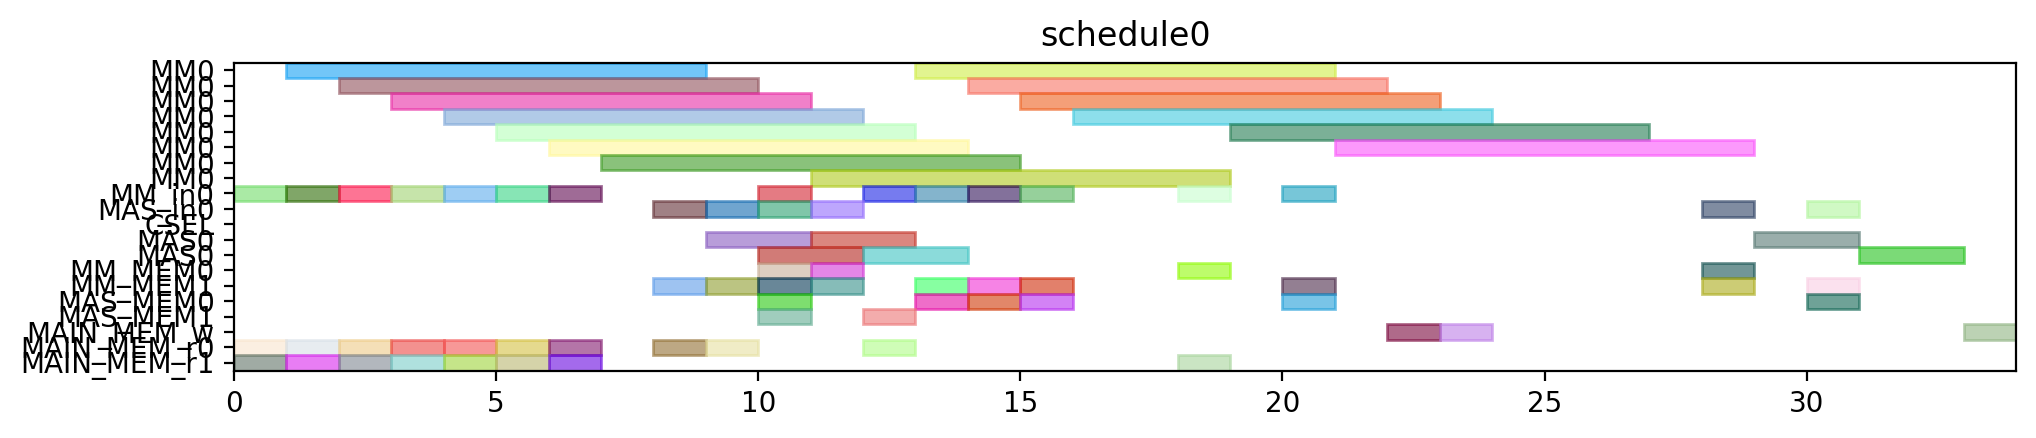

This figure's Python source:
from pyschedule import Scenario, solvers, plotters, alt


def solve():
	horizon = 120
	S = Scenario("schedule0", horizon=horizon)

	# resource
	MM = S.Resources('MM', num=1, size=8)
	MM_in = S.Resources('MM_in', num=1)
	MAS_in = S.Resources('MAS_in', num=1)
	CSEL = S.Resource('CSEL')
	MAS = S.Resources('MAS', num=1, size=2, periods=range(1, horizon))
	MM_MEM = S.Resources('MM_MEM', num=2)
	MAS_MEM = S.Resources('MAS_MEM', num=2)
	MAIN_MEM_w = S.Resource('MAIN_MEM_w', size=1)
	MAIN_MEM_r = S.Resources('MAIN_MEM_r', num=2)

	# result of previous scheduling

	# new tasks
	r1 = S.Task('r1', length=8, delay_cost=1)
	r1 += alt(MM)
	r1_in = S.Task('r1_in', length=1, delay_cost=1)
	r1_in += alt(MM_in)
	S += r1_in*MM_in[0]<=r1*MM[0]
	r1_mem0 = S.Task('r1_mem0', length=1, delay_cost=1)
	r1_mem0 += MAIN_MEM_r[0]
	S += r1_mem0 <= r1

	r1_mem1 = S.Task('r1_mem1', length=1, delay_cost=1)
	r1_mem1 += MAIN_MEM_r[1]
	S += r1_mem1 <= r1

	r3 = S.Task('r3', length=8, delay_cost=1)
	r3 += alt(MM)
	r3_in = S.Task('r3_in', length=1, delay_cost=1)
	r3_in += alt(MM_in)
	S += r3_in*MM_in[0]<=r3*MM[0]
	r3_mem0 = S.Task('r3_mem0', length=1, delay_cost=1)
	r3_mem0 += MAIN_MEM_r[0]
	S += r3_mem0 <= r3

	r3_mem1 = S.Task('r3_mem1', length=1, delay_cost=1)
	r3_mem1 += MAIN_MEM_r[1]
	S += r3_mem1 <= r3

	r4 = S.Task('r4', length=8, delay_cost=1)
	r4 += alt(MM)
	r4_in = S.Task('r4_in', length=1, delay_cost=1)
	r4_in += alt(MM_in)
	S += r4_in*MM_in[0]<=r4*MM[0]
	r4_mem0 = S.Task('r4_mem0', length=1, delay_cost=1)
	r4_mem0 += MAIN_MEM_r[0]
	S += r4_mem0 <= r4

	r4_mem1 = S.Task('r4_mem1', length=1, delay_cost=1)
	r4_mem1 += MAIN_MEM_r[1]
	S += r4_mem1 <= r4

	r5 = S.Task('r5', length=8, delay_cost=1)
	r5 += alt(MM)
	r5_in = S.Task('r5_in', length=1, delay_cost=1)
	r5_in += alt(MM_in)
	S += r5_in*MM_in[0]<=r5*MM[0]
	r5_mem0 = S.Task('r5_mem0', length=1, delay_cost=1)
	r5_mem0 += MAIN_MEM_r[0]
	S += r5_mem0 <= r5

	r5_mem1 = S.Task('r5_mem1', length=1, delay_cost=1)
	r5_mem1 += MAIN_MEM_r[1]
	S += r5_mem1 <= r5

	r6 = S.Task('r6', length=8, delay_cost=1)
	r6 += alt(MM)
	r6_in = S.Task('r6_in', length=1, delay_cost=1)
	r6_in += alt(MM_in)
	S += r6_in*MM_in[0]<=r6*MM[0]
	r6_mem0 = S.Task('r6_mem0', length=1, delay_cost=1)
	r6_mem0 += MAIN_MEM_r[0]
	S += r6_mem0 <= r6

	r6_mem1 = S.Task('r6_mem1', length=1, delay_cost=1)
	r6_mem1 += MAIN_MEM_r[1]
	S += r6_mem1 <= r6

	r12 = S.Task('r12', length=8, delay_cost=1)
	r12 += alt(MM)
	r12_in = S.Task('r12_in', length=1, delay_cost=1)
	r12_in += alt(MM_in)
	S += r12_in*MM_in[0]<=r12*MM[0]
	r12_mem0 = S.Task('r12_mem0', length=1, delay_cost=1)
	r12_mem0 += MAIN_MEM_r[0]
	S += r12_mem0 <= r12

	r12_mem1 = S.Task('r12_mem1', length=1, delay_cost=1)
	r12_mem1 += MAIN_MEM_r[1]
	S += r12_mem1 <= r12

	r13 = S.Task('r13', length=8, delay_cost=1)
	r13 += alt(MM)
	r13_in = S.Task('r13_in', length=1, delay_cost=1)
	r13_in += alt(MM_in)
	S += r13_in*MM_in[0]<=r13*MM[0]
	r13_mem0 = S.Task('r13_mem0', length=1, delay_cost=1)
	r13_mem0 += MAIN_MEM_r[0]
	S += r13_mem0 <= r13

	r13_mem1 = S.Task('r13_mem1', length=1, delay_cost=1)
	r13_mem1 += MAIN_MEM_r[1]
	S += r13_mem1 <= r13

	r2 = S.Task('r2', length=2, delay_cost=1)
	r2 += alt(MAS)
	r2_in = S.Task('r2_in', length=1, delay_cost=1)
	r2_in += alt(MAS_in)
	S += r2_in*MAS_in[0]<=r2*MAS[0]

	r2_mem0 = S.Task('r2_mem0', length=1, delay_cost=1)
	r2_mem0 += alt(MM_MEM)
	S += (r1*MM[0])-1 < r2_mem0*MM_MEM[0]
	S += r2_mem0 <= r2

	r2_mem1 = S.Task('r2_mem1', length=1, delay_cost=1)
	r2_mem1 += alt(MM_MEM)
	S += (r1*MM[0])-1 < r2_mem1*MM_MEM[1]
	S += r2_mem1 <= r2

	r7 = S.Task('r7', length=2, delay_cost=1)
	r7 += alt(MAS)
	r7_in = S.Task('r7_in', length=1, delay_cost=1)
	r7_in += alt(MAS_in)
	S += r7_in*MAS_in[0]<=r7*MAS[0]

	r7_mem0 = S.Task('r7_mem0', length=1, delay_cost=1)
	r7_mem0 += alt(MM_MEM)
	S += (r5*MM[0])-1 < r7_mem0*MM_MEM[0]
	S += r7_mem0 <= r7

	r7_mem1 = S.Task('r7_mem1', length=1, delay_cost=1)
	r7_mem1 += alt(MM_MEM)
	S += (r6*MM[0])-1 < r7_mem1*MM_MEM[1]
	S += r7_mem1 <= r7

	r8 = S.Task('r8', length=2, delay_cost=1)
	r8 += alt(MAS)
	r8_in = S.Task('r8_in', length=1, delay_cost=1)
	r8_in += alt(MAS_in)
	S += r8_in*MAS_in[0]<=r8*MAS[0]

	r8_mem0 = S.Task('r8_mem0', length=1, delay_cost=1)
	r8_mem0 += MAIN_MEM_r[0]
	S += r8_mem0 <= r8

	r8_mem1 = S.Task('r8_mem1', length=1, delay_cost=1)
	r8_mem1 += alt(MM_MEM)
	S += (r4*MM[0])-1 < r8_mem1*MM_MEM[1]
	S += r8_mem1 <= r8

	r10 = S.Task('r10', length=2, delay_cost=1)
	r10 += alt(MAS)
	r10_in = S.Task('r10_in', length=1, delay_cost=1)
	r10_in += alt(MAS_in)
	S += r10_in*MAS_in[0]<=r10*MAS[0]

	r10_mem0 = S.Task('r10_mem0', length=1, delay_cost=1)
	r10_mem0 += MAIN_MEM_r[0]
	S += r10_mem0 <= r10

	r10_mem1 = S.Task('r10_mem1', length=1, delay_cost=1)
	r10_mem1 += alt(MM_MEM)
	S += (r4*MM[0])-1 < r10_mem1*MM_MEM[1]
	S += r10_mem1 <= r10

	r9 = S.Task('r9', length=8, delay_cost=1)
	r9 += alt(MM)
	r9_in = S.Task('r9_in', length=1, delay_cost=1)
	r9_in += alt(MM_in)
	S += r9_in*MM_in[0]<=r9*MM[0]
	r9_mem0 = S.Task('r9_mem0', length=1, delay_cost=1)
	r9_mem0 += MAIN_MEM_r[0]
	S += r9_mem0 <= r9

	r9_mem1 = S.Task('r9_mem1', length=1, delay_cost=1)
	r9_mem1 += alt(MAS_MEM)
	S += (r7*MAS[0])-1 < r9_mem1*MAS_MEM[1]
	S += r9_mem1 <= r9

	r11 = S.Task('r11', length=8, delay_cost=1)
	r11 += alt(MM)
	r11_in = S.Task('r11_in', length=1, delay_cost=1)
	r11_in += alt(MM_in)
	S += r11_in*MM_in[0]<=r11*MM[0]
	r11_mem0 = S.Task('r11_mem0', length=1, delay_cost=1)
	r11_mem0 += alt(MAS_MEM)
	S += (r10*MAS[0])-1 < r11_mem0*MAS_MEM[0]
	S += r11_mem0 <= r11

	r11_mem1 = S.Task('r11_mem1', length=1, delay_cost=1)
	r11_mem1 += alt(MAS_MEM)
	S += (r10*MAS[0])-1 < r11_mem1*MAS_MEM[1]
	S += r11_mem1 <= r11

	PX_new = S.Task('PX_new', length=8, delay_cost=1)
	PX_new += alt(MM)
	PX_new_in = S.Task('PX_new_in', length=1, delay_cost=1)
	PX_new_in += alt(MM_in)
	S += PX_new_in*MM_in[0]<=PX_new*MM[0]
	S += 0<PX_new

	PX_new_w = S.Task('PX_new_w', length=1, delay_cost=1)
	PX_new_w += alt(MAIN_MEM_w)
	S += PX_new <= PX_new_w

	PX_new_mem0 = S.Task('PX_new_mem0', length=1, delay_cost=1)
	PX_new_mem0 += alt(MAS_MEM)
	S += (r2*MAS[0])-1 < PX_new_mem0*MAS_MEM[0]
	S += PX_new_mem0 <= PX_new

	PX_new_mem1 = S.Task('PX_new_mem1', length=1, delay_cost=1)
	PX_new_mem1 += alt(MM_MEM)
	S += (r12*MM[0])-1 < PX_new_mem1*MM_MEM[1]
	S += PX_new_mem1 <= PX_new

	r14 = S.Task('r14', length=8, delay_cost=1)
	r14 += alt(MM)
	r14_in = S.Task('r14_in', length=1, delay_cost=1)
	r14_in += alt(MM_in)
	S += r14_in*MM_in[0]<=r14*MM[0]
	r14_mem0 = S.Task('r14_mem0', length=1, delay_cost=1)
	r14_mem0 += alt(MAS_MEM)
	S += (r2*MAS[0])-1 < r14_mem0*MAS_MEM[0]
	S += r14_mem0 <= r14

	r14_mem1 = S.Task('r14_mem1', length=1, delay_cost=1)
	r14_mem1 += alt(MM_MEM)
	S += (r3*MM[0])-1 < r14_mem1*MM_MEM[1]
	S += r14_mem1 <= r14

	Z1_new = S.Task('Z1_new', length=8, delay_cost=1)
	Z1_new += alt(MM)
	Z1_new_in = S.Task('Z1_new_in', length=1, delay_cost=1)
	Z1_new_in += alt(MM_in)
	S += Z1_new_in*MM_in[0]<=Z1_new*MM[0]
	S += 0<Z1_new

	Z1_new_w = S.Task('Z1_new_w', length=1, delay_cost=1)
	Z1_new_w += alt(MAIN_MEM_w)
	S += Z1_new <= Z1_new_w

	Z1_new_mem0 = S.Task('Z1_new_mem0', length=1, delay_cost=1)
	Z1_new_mem0 += alt(MAS_MEM)
	S += (r2*MAS[0])-1 < Z1_new_mem0*MAS_MEM[0]
	S += Z1_new_mem0 <= Z1_new

	Z1_new_mem1 = S.Task('Z1_new_mem1', length=1, delay_cost=1)
	Z1_new_mem1 += alt(MM_MEM)
	S += (r13*MM[0])-1 < Z1_new_mem1*MM_MEM[1]
	S += Z1_new_mem1 <= Z1_new

	r15 = S.Task('r15', length=8, delay_cost=1)
	r15 += alt(MM)
	r15_in = S.Task('r15_in', length=1, delay_cost=1)
	r15_in += alt(MM_in)
	S += r15_in*MM_in[0]<=r15*MM[0]
	r15_mem0 = S.Task('r15_mem0', length=1, delay_cost=1)
	r15_mem0 += alt(MAS_MEM)
	S += (r8*MAS[0])-1 < r15_mem0*MAS_MEM[0]
	S += r15_mem0 <= r15

	r15_mem1 = S.Task('r15_mem1', length=1, delay_cost=1)
	r15_mem1 += alt(MM_MEM)
	S += (r9*MM[0])-1 < r15_mem1*MM_MEM[1]
	S += r15_mem1 <= r15

	r16 = S.Task('r16', length=8, delay_cost=1)
	r16 += alt(MM)
	r16_in = S.Task('r16_in', length=1, delay_cost=1)
	r16_in += alt(MM_in)
	S += r16_in*MM_in[0]<=r16*MM[0]
	r16_mem0 = S.Task('r16_mem0', length=1, delay_cost=1)
	r16_mem0 += alt(MM_MEM)
	S += (r11*MM[0])-1 < r16_mem0*MM_MEM[0]
	S += r16_mem0 <= r16

	r16_mem1 = S.Task('r16_mem1', length=1, delay_cost=1)
	r16_mem1 += MAIN_MEM_r[1]
	S += r16_mem1 <= r16

	r17 = S.Task('r17', length=2, delay_cost=1)
	r17 += alt(MAS)
	r17_in = S.Task('r17_in', length=1, delay_cost=1)
	r17_in += alt(MAS_in)
	S += r17_in*MAS_in[0]<=r17*MAS[0]

	r17_mem0 = S.Task('r17_mem0', length=1, delay_cost=1)
	r17_mem0 += alt(MM_MEM)
	S += (r14*MM[0])-1 < r17_mem0*MM_MEM[0]
	S += r17_mem0 <= r17

	r17_mem1 = S.Task('r17_mem1', length=1, delay_cost=1)
	r17_mem1 += alt(MM_MEM)
	S += (r15*MM[0])-1 < r17_mem1*MM_MEM[1]
	S += r17_mem1 <= r17

	PY_new = S.Task('PY_new', length=2, delay_cost=1)
	PY_new += alt(MAS)
	PY_new_in = S.Task('PY_new_in', length=1, delay_cost=1)
	PY_new_in += alt(MAS_in)
	S += PY_new_in*MAS_in[0]<=PY_new*MAS[0]

	S += 0<PY_new

	PY_new_w = S.Task('PY_new_w', length=1, delay_cost=1)
	PY_new_w += alt(MAIN_MEM_w)
	S += PY_new <= PY_new_w

	PY_new_mem0 = S.Task('PY_new_mem0', length=1, delay_cost=1)
	PY_new_mem0 += alt(MAS_MEM)
	S += (r17*MAS[0])-1 < PY_new_mem0*MAS_MEM[0]
	S += PY_new_mem0 <= PY_new

	PY_new_mem1 = S.Task('PY_new_mem1', length=1, delay_cost=1)
	PY_new_mem1 += alt(MM_MEM)
	S += (r16*MM[0])-1 < PY_new_mem1*MM_MEM[1]
	S += PY_new_mem1 <= PY_new

	solvers.mip.solve(S,msg=1,kind='CPLEX',ratio_gap=1.01)

	solution = [['hoge']*len(S.solution()[1]) for i in range(len(S.solution()))]
	for i in range(len(S.solution())):
		for j in range(len(S.solution()[i])):
			solution[i][j]=str(S.solution()[i][j])
	print(solution)

	cycles = int(solution[-1][3])

	pic_file_name = "/mnt/rose/usr1/fukuda/ABE/multiRAM_multiMAS_16mux/scheduling_result/stage8MM1_stage2MAS1/EP_YRECOVER/schedule0.png"
	if(S.solution() != []):
		plotters.matplotlib.plot(S,img_filename=pic_file_name, show_task_labels=False, fig_size=(cycles*0.25+3, 2))

	return solution
